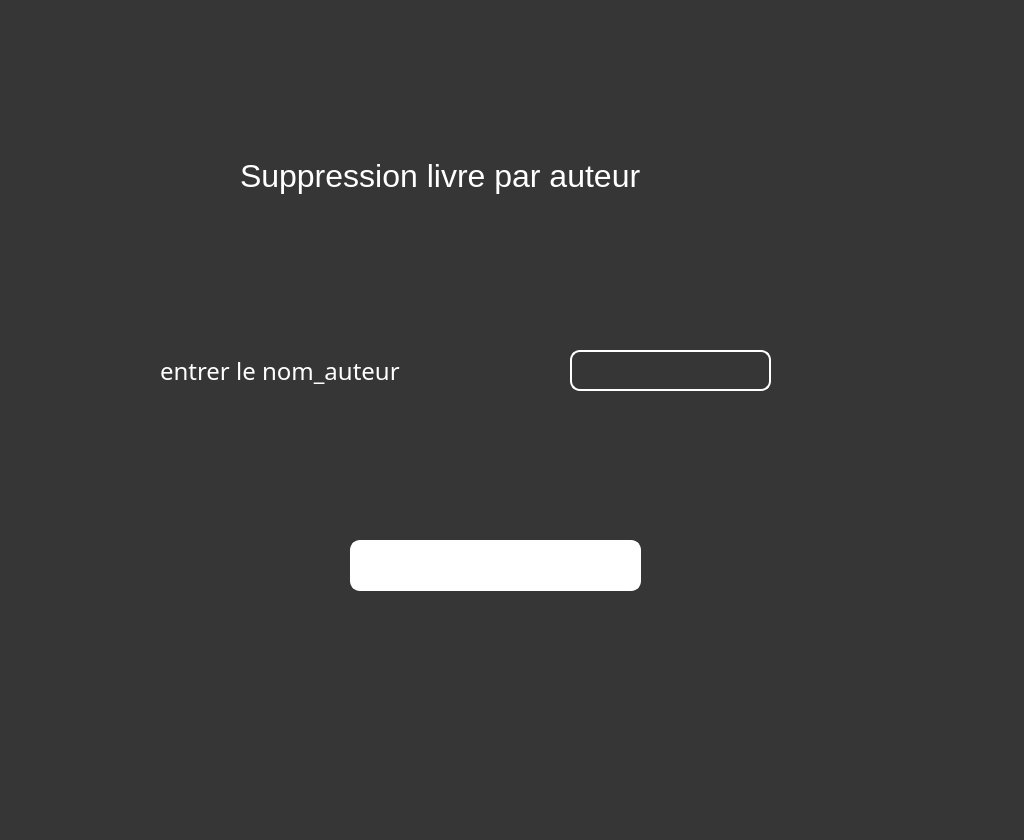
<?xml version="1.0" encoding="UTF-8"?>
<ui version="4.0">
 <class>suppression_livre_auteur</class>
 <widget class="QWidget" name="suppression_livre_auteur">
  <property name="geometry">
   <rect>
    <x>0</x>
    <y>0</y>
    <width>1024</width>
    <height>840</height>
   </rect>
  </property>
  <property name="maximumSize">
   <size>
    <width>1024</width>
    <height>840</height>
   </size>
  </property>
  <property name="windowTitle">
   <string>Form</string>
  </property>
  <property name="styleSheet">
   <string notr="true">background-color: rgb(54, 54, 54);
background-image: url(:/ressources/23.jpg);</string>
  </property>
  <widget class="QLabel" name="label">
   <property name="geometry">
    <rect>
     <x>160</x>
     <y>340</y>
     <width>311</width>
     <height>61</height>
    </rect>
   </property>
   <property name="font">
    <font>
     <family>Bahnschrift SemiLight</family>
     <pointsize>18</pointsize>
    </font>
   </property>
   <property name="styleSheet">
    <string notr="true">color: rgb(255, 255, 255);
background:transparent;
color: rgb(255, 255, 255);

border-radius:10px</string>
   </property>
   <property name="text">
    <string>entrer le nom_auteur</string>
   </property>
  </widget>
  <widget class="QLineEdit" name="lineEdit">
   <property name="geometry">
    <rect>
     <x>570</x>
     <y>350</y>
     <width>201</width>
     <height>41</height>
    </rect>
   </property>
   <property name="font">
    <font>
     <pointsize>12</pointsize>
    </font>
   </property>
   <property name="styleSheet">
    <string notr="true">color: rgb(255, 255, 255);
background:transparent;
color: rgb(255, 255, 255);
border:2px solid white;
border-radius:10px
</string>
   </property>
  </widget>
  <widget class="QPushButton" name="supplivreauteur">
   <property name="geometry">
    <rect>
     <x>350</x>
     <y>540</y>
     <width>291</width>
     <height>51</height>
    </rect>
   </property>
   <property name="font">
    <font>
     <pointsize>14</pointsize>
    </font>
   </property>
   <property name="styleSheet">
    <string notr="true">background-color: rgb(255, 255, 255);

color: rgb(255, 255, 255);
border:2px solid white;
border-radius:10px</string>
   </property>
   <property name="text">
    <string>supprimer</string>
   </property>
  </widget>
  <widget class="QLabel" name="label_2">
   <property name="geometry">
    <rect>
     <x>240</x>
     <y>140</y>
     <width>521</width>
     <height>71</height>
    </rect>
   </property>
   <property name="font">
    <font>
     <pointsize>24</pointsize>
    </font>
   </property>
   <property name="styleSheet">
    <string notr="true">color: rgb(255, 255, 255);
background:transparent;
color: rgb(255, 255, 255);

border-radius:10px</string>
   </property>
   <property name="text">
    <string>Suppression livre par auteur</string>
   </property>
  </widget>
 </widget>
 <resources>
  <include location="ressources.qrc"/>
 </resources>
 <connections/>
</ui>
